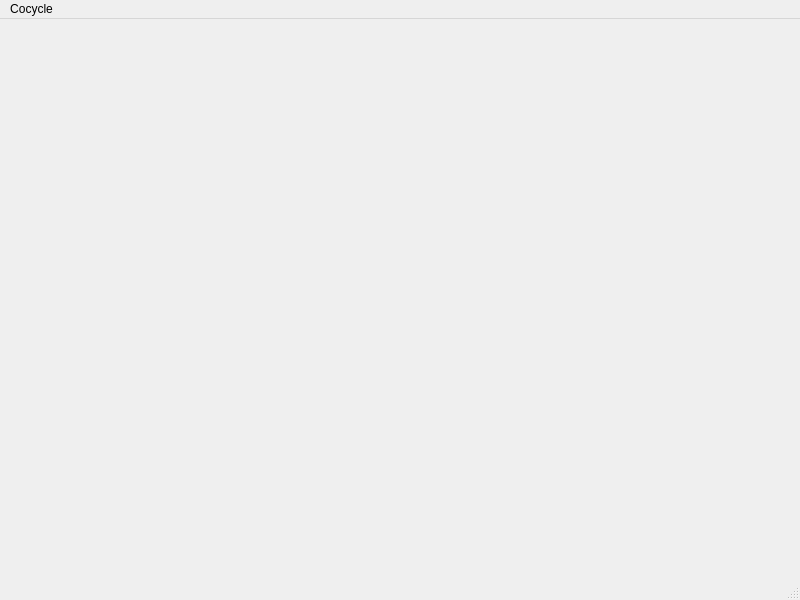
<?xml version="1.0" encoding="UTF-8"?>
<ui version="4.0">
 <class>MainWindow</class>
 <widget class="QMainWindow" name="MainWindow">
  <property name="geometry">
   <rect>
    <x>0</x>
    <y>0</y>
    <width>800</width>
    <height>600</height>
   </rect>
  </property>
  <property name="windowTitle">
   <string>Cocycle Client</string>
  </property>
  <widget class="QWidget" name="centralwidget"/>
  <widget class="QMenuBar" name="menubar">
   <property name="geometry">
    <rect>
     <x>0</x>
     <y>0</y>
     <width>800</width>
     <height>21</height>
    </rect>
   </property>
   <widget class="QMenu" name="menuCocycle">
    <property name="title">
     <string>Cocycle</string>
    </property>
    <addaction name="action_Quit"/>
   </widget>
   <addaction name="menuCocycle"/>
  </widget>
  <widget class="QStatusBar" name="statusbar"/>
  <action name="action_Quit">
   <property name="text">
    <string>&amp;Quit</string>
   </property>
  </action>
 </widget>
 <resources/>
 <connections/>
</ui>
